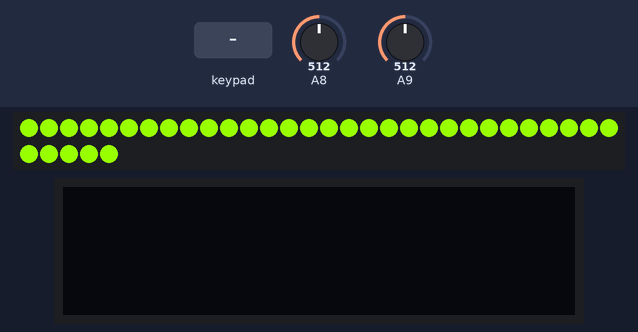
The sketch below on a simulated Arduino Leonardo, built with avr-gcc and run on an emulated ATmega32U4. Shown: 35 RGB LEDs in strip order, left to right, continuing on the next row, 128×32 one-colour display. Wiring (inferred from the names in the program): 6×6 keypad (labels assumed): rows pin 14, pin 16, A2, A1, A0, pin 15; columns pin 1, pin 0, pin 4, pin 5, pin 6, pin 7. The test bench sets the inputs (shaded band); at power-on: A8 = 512, A9 = 512. USB keyboard and mouse output is not drawn; what the sketch prints to the serial monitor is not drawn.

Above: at 1.2 s.
1.3 s: key '1' pressed
At 1.71 s:
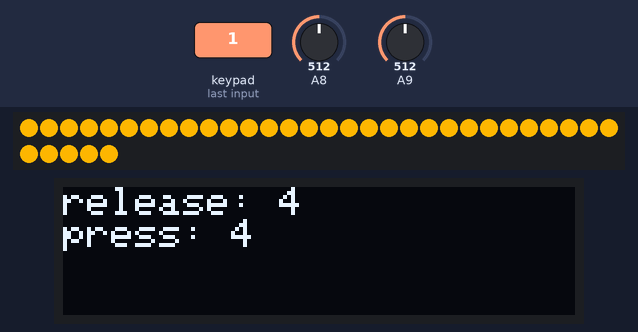
3.9 s: keypad keys 6 7 8 9 pressed 0.4 s apart
At 4.12 s:
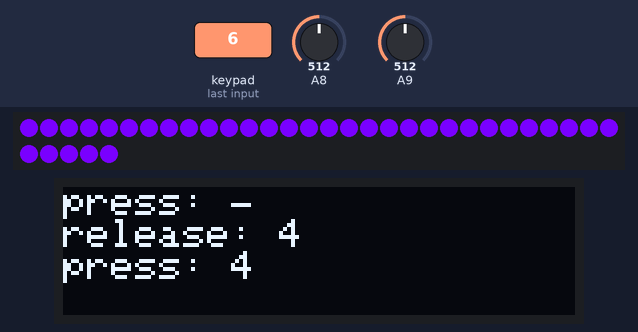
7.0 s: key '2' pressed
At 7.42 s:
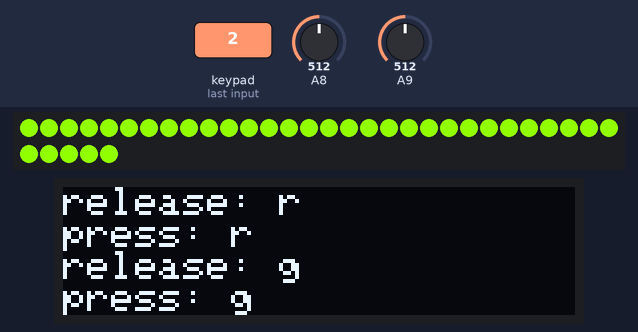
9.6 s: keypad keys 6 7 8 9 A pressed 0.4 s apart
At 10.12 s:
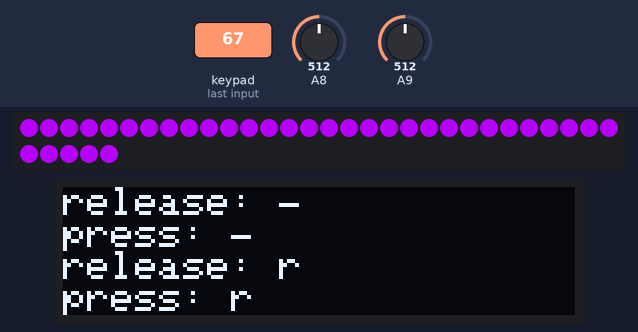
13.1 s: key '3' pressed
At 13.43 s:
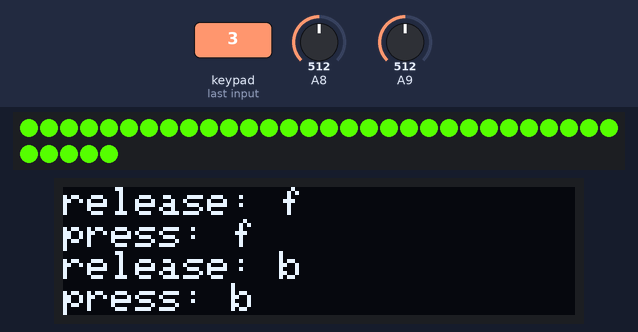
15.6 s: keypad keys 6 7 8 9 D pressed 0.4 s apart
At 16.43 s:
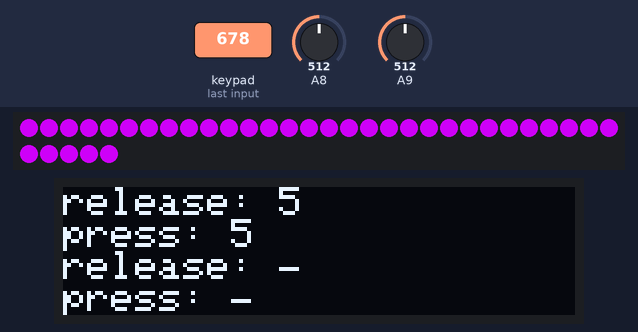

The sketch:

Keyboard_v8.ino
```cpp
// Author: Alexander Nistor
#include <Keyboard.h>
#include <Mouse.h>
#include <SPI.h>
#include <Wire.h>
#include <Adafruit_GFX.h>
#include <Adafruit_SSD1306.h>
#include <Adafruit_NeoPixel.h>
#define numOfLEDs 35
Adafruit_NeoPixel pixels = Adafruit_NeoPixel(numOfLEDs,10, NEO_GRB + NEO_KHZ800);
Adafruit_SSD1306 display(128, 32, &Wire, -1);

byte inputs[] = {1, 0, 4, 5, 6, 7};//declaring inputs and outputs
byte outputs[] = {A2, A1, A0, 15, 14, 16};
#define inCount sizeof(inputs)
#define outCount sizeof(outputs)

char profile[6][6] = {  //layout grid for characters
     {'`', '1', '2', '3', '4', '5'},   //pin 1
     {179 ,'q', 'w', 'e', 'r', 't'},   //pin 0
     {193, 'a', 's', 'd', 'f', 'g'},   //pin 4
     {129, 'z', 'x', 'c', 'v', 'b'},   //pin 5
     {128,'\0', 130, ' ','\0', 177},   //pin 6
     {199, 198, 197, 196, 195, 194},   //pin 7
//pins A2   A1   A0   15   14   16
};
// this is a 2d array that keeps track of when a key is pressed down. When a key is pressed, its row and col are put into the array, and its value is asssigned to true, and then when the key is released, its value is assigned to false
bool keyDown[outCount][inCount];
// this represents the index for each LED, starting at 0 and going to 34
int LEDnum = 0;
// this represents the index for the profile
int profileNum = 0;
// this represents the index for the LED color. 0 is off, 1-6 are static colors, 7 is the rainbow wave thingy
int colorProfile = 7;
#define numOfProfiles 2
#define numOfColors 8
// these are the RGB values used by the LEDs for the ranbow function
int r, g, b;
// this counter is used as the time variable in the wave function for the rainbow effect
int counter;

// these store the analog stick position in terms of x and y
int xAnalog = 0;
int yAnalog = 0;
// these help calibrate the analog stick by centering it, defining a deazone, and setting sensitivity
#define xAnalogCalibrate -7
#define yAnalogCalibrate 4
#define xDeadZone 50
#define yDeadZone 50
#define xSensitivity 25
#define ySensitivity 25
// these are the different characters that the stick can press
char analogKeys[4] = {'6', '7', '8', '9'};
// this array stores the bool values of whether or not the stick has been tilted and in what direction, so that way you can keep track of when a key is pressed and released
bool tilt[4];
// these keep track of when certain modifier keys are pressed, which helps with functions
bool fn;
bool shift;
bool ctrl;
// counter for the scroll wheel which makes it so that it scrolls as a slower speed
int scrollCounter = 0;

//sets up the display and creates a String array that stores all the lines being displayed
#define numLines 4
String displayQueue[numLines];

void setup(){

 for(int i=0; i<outCount; i++){    //declaring all the outputs and setting them high
    pinMode(outputs[i],OUTPUT);
    digitalWrite(outputs[i],HIGH);
  }
  for(int i=0; i<inCount; i++){     //declaring all the inputs and activating the internal pullup resistor
    pinMode(inputs[i],INPUT_PULLUP);
  }
  pinMode(A8,INPUT);
  pinMode(A9,INPUT);

  Serial.begin(9600);               //establishing Serial link and initializing keyboard
  Keyboard.begin();
  Mouse.begin();
  pixels.begin();
  display.begin(SSD1306_SWITCHCAPVCC, 0x3C);

// display setup
  display.clearDisplay();
  display.setTextSize(1);
  display.setTextColor(SSD1306_WHITE);
  display.setCursor(0, 0);
  display.display();
}

//Main loop going through all the keys, then waiting 0.5ms
void loop() {
  for (int i = 0; i < outCount; i++){
    digitalWrite(outputs[i], LOW);   //setting one row low
    delayMicroseconds(5);           //giving electronics time to settle down
    for(int j = 0; j < inCount; j++){
      if(digitalRead(inputs[j]) == LOW && !keyDown[j][i]){
        keyPressed(j, i);
      }            //calling keyPressed function if one of the inputs reads low
      if(digitalRead(inputs[j]) == HIGH && keyDown[j][i]){   //resetting the key if it is not pressed any more
        resetKey(j, i);
      }
    }
    digitalWrite(outputs[i], HIGH);
    delayMicroseconds(500);
  }//setting the row high and waiting 0.5ms until next cycle

//goes through all the LEDs and updates them
  for(int i = 0; i < numOfLEDs; i ++){
    LEDnum = i;
    LEDs();
  }
  pixels.show();

//if on the rainbow LED mode
  if(colorProfile == 7){
    counter ++;
    if(counter > 1023){counter = 0;}
    r = waveFN(counter);
    g = waveFN(counter + (1023 / 3));
    b = waveFN(counter + 2 * (1023 / 3));
  }

  //this takes the inputs from the analog stick and centers it at 0, ranging from -512 to +512
  xAnalog = analogRead(A8) - 512 + xAnalogCalibrate;
  yAnalog = analogRead(A9) - 512 + yAnalogCalibrate;

  //these read the analog values to tell when the stick is tilted, then calls the tilt and release functions when necessary
  if(profileNum == 0){
  // if in the mouse mode, tilting the stick moves the cursor
    if(fn){
      scrollCounter ++;
      if(scrollCounter % 15 == 0){
      Mouse.move(0, 0, -yAnalog / 100);
      }
    }else{
      Mouse.move(xAnalog / xSensitivity, yAnalog / ySensitivity, 0);
    }
    // if not in mouse mode, tilting the stick presses keys instead
  }else{
    if(xAnalog <= -xDeadZone && !tilt[1]){tiltStick(1);}
    if(xAnalog > -xDeadZone && tilt[1]){releaseStick(1);}
    if(xAnalog >= xDeadZone && !tilt[3]){tiltStick(3);}
    if(xAnalog < xDeadZone && tilt[3]){releaseStick(3);}
    if(yAnalog <= -yDeadZone && !tilt[0]){tiltStick(0);}
    if(yAnalog > -yDeadZone && tilt[0]){releaseStick(0);}
    if(yAnalog >= yDeadZone && !tilt[2]){tiltStick(2);}
    if(yAnalog < yDeadZone && tilt[2]){releaseStick(2);}
  }

}

//if a key is pressed, this Funtion is called and outputs to serial the key location, it also sends the keystroke if not already done so
void keyPressed(int row, int col){
  //this prints out the input value of the key, the output value, and the key being pressed
  Serial.print("press:   Output: ");
  Serial.print(row);
  Serial.print(" Input: ");
  Serial.print(col);
  Serial.print(" ");
  Serial.println(profile[row][col]);
  displayLines("press: " + String(profile[row][col]));
  //this lets the program know that the key has been pressed, so it'll know whether or not to release the key if the key isn't being pressed anymore
  keyDown[row][col] = true;
  // these change some bool variables which keep track of when specific mod keys are pressed which are used for special functions
  if(row == 4 && col == 1){fn = true;}
  if(row == 3 && col == 0){shift = true;}
  if(row == 4 && col == 0){ctrl = true;}
  // if FN and 1 are pressed, function 1 is called, which switches the color of the LEDs
  if(fn && row == 0 && col == 1){
    colorProfile++;
    Serial.println("function: 1");
    displayLines("function: 1");
    if(colorProfile > numOfColors - 1){colorProfile = 0;}
    displayLines("color: " + String(colorProfile));
    return;
  }
  // if FN and 2 are pressed, function 2 is called, which changes the function of the analog stick
  if(fn && row == 0 && col == 2){
    profileNum++;
    Serial.println("function: 2");
    displayLines("function: 2");
    if(profileNum > numOfProfiles - 1){profileNum = 0;}
    displayLines("profile: " + String(profileNum));
    return;
  }
  //if the board is in the mouse profile and the button under the stick is pressed, either a left click or a right click is sent. Left click by default, right click if shift is being held
  if(profileNum == 0 && row == 4 && col == 4){
    if(fn){
      Mouse.press(MOUSE_RIGHT);
    }else{
    Mouse.press(MOUSE_LEFT);
    }
  }
  //this actually presses the key
  Keyboard.press(profile[row][col]);
}

void resetKey(int row, int col){ //resetting the variables after key is released
  //this prints out the input, output, and the released key, which helps troubleshoot
  Serial.print("release: Output: ");
  Serial.print(row);
  Serial.print(" Input: ");
  Serial.print(col);
  Serial.print(" ");
  Serial.println(profile[row][col]);
  displayLines("release: " + String(profile[row][col]));
  //and this actually releases the key
  Keyboard.release(profile[row][col]);
  // this lets the program know that the key has actually been released, so it doesn't have to keep track of it anymore
  keyDown[row][col] = false;
  // sets these bool vars false once their respective key has been released
  if(row == 4 && col == 1){fn = false;}
  if(row == 3 && col == 0){shift = false;}
  if(row == 4 && col == 0){ctrl = false;}
  // releases the mouse press
  if(profileNum == 0 && row == 4 && col == 4){
    if(fn){
      Mouse.release(MOUSE_RIGHT);
    }else{
    Mouse.release(MOUSE_LEFT);
    }
  }
}

// presses the keys when the stick is tilted
void tiltStick(int index){
  Serial.print("stick tilt:    ");
  Serial.println(analogKeys[index]);
  displayLines("tilt: " + String(analogKeys[index]));
  Keyboard.press(analogKeys[index]);
  tilt[index] = true;
}

// releases the stick keys
void releaseStick(int index){
  Serial.print("stick release: ");
  Serial.println(analogKeys[index]);
  displayLines("release: " + String(analogKeys[index]));
  Keyboard.release(analogKeys[index]);
  tilt[index] = false;
}

//changes the color of the LEDs based on what the colorProfile var equals
void LEDs(){
  switch(colorProfile){
    case 1:
      pixels.setPixelColor(LEDnum, pixels.Color(255, 0, 0));
      break;
    case 2:
      pixels.setPixelColor(LEDnum, pixels.Color(255, 255, 0));
      break;
    case 3:
      pixels.setPixelColor(LEDnum, pixels.Color(0, 255, 0));
      break;
    case 4:
      pixels.setPixelColor(LEDnum, pixels.Color(0, 255, 255));
      break;
    case 5:
      pixels.setPixelColor(LEDnum, pixels.Color(0, 0, 255));
      break;
    case 6:
      pixels.setPixelColor(LEDnum, pixels.Color(255, 0, 255));
      break;
    case 7:
      pixels.setPixelColor(LEDnum, pixels.Color(r, g, b));
      break;
    default:
      pixels.setPixelColor(LEDnum, pixels.Color(0, 0, 0));
      break;
  }
}

// custom wave function used for the rainbow effect. function starts at 0, gradually increases to 255, holds at 255, gradually decreases to 0, holds at 0, then repeats
int waveFN(int i){
  int x = i % 1023;
  int y;
  if(x <= 255){
    y = x;
  }
  if(x > 255 && x <= 511){
    y = 255;
  }
  if(x > 511 && x <= 767){
    y = 767 - x;
  }
  if(x > 767 && x <= 1023){
    y = 0;
  }
  return y;
}

//Queues a new line on the display and pushes the other lines down to make space
void displayLines(String s){
  for(int i = numLines - 1; i > 0; i--){
    displayQueue[i] = displayQueue[i-1];
  }
  displayQueue[0] = s;

  display.clearDisplay();
  for(int i = 0; i < numLines; i++){
    display.setCursor(0, 8*i);
    display.print(displayQueue[i]);
  }
  display.display();
}
```

Measured:
- after the input at 1.3 s, the display: changes after 0.26 s (image 1)
- after the input at 3.9 s, the display: changes after 0.07 s (image 2)
- after the input at 7.0 s, the display: changes after 0.28 s (image 3)
- after the input at 9.6 s, the display: first changes after 0.08 s (image 4 shows a later state)
- after the input at 13.1 s, the display: changes after 0.18 s (image 5)
- after the input at 15.6 s, the display: first changes after 0.09 s (image 6 shows a later state)
